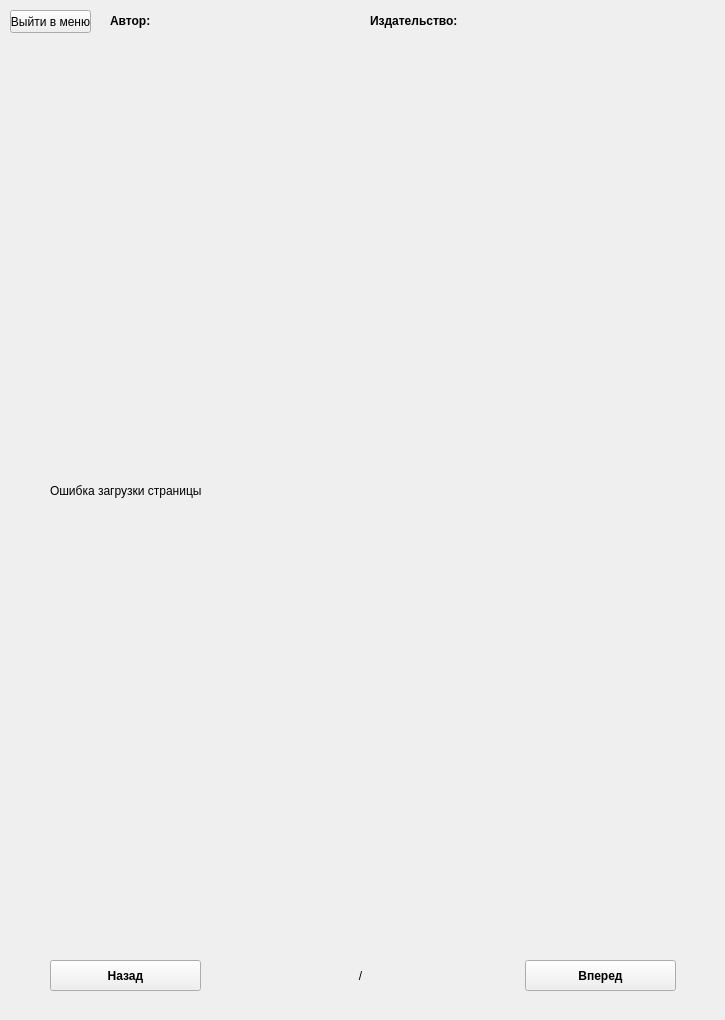
<?xml version="1.0" encoding="UTF-8"?>
<ui version="4.0">
 <class>ReadingForm</class>
 <widget class="QWidget" name="ReadingForm">
  <property name="geometry">
   <rect>
    <x>0</x>
    <y>0</y>
    <width>725</width>
    <height>1020</height>
   </rect>
  </property>
  <property name="windowTitle">
   <string>Манга</string>
  </property>
  <widget class="QLabel" name="label">
   <property name="geometry">
    <rect>
     <x>50</x>
     <y>40</y>
     <width>625</width>
     <height>902</height>
    </rect>
   </property>
   <property name="text">
    <string>Ошибка загрузки страницы</string>
   </property>
  </widget>
  <widget class="QPushButton" name="prevButton">
   <property name="geometry">
    <rect>
     <x>50</x>
     <y>960</y>
     <width>151</width>
     <height>31</height>
    </rect>
   </property>
   <property name="font">
    <font>
     <weight>75</weight>
     <bold>true</bold>
    </font>
   </property>
   <property name="text">
    <string>Назад</string>
   </property>
  </widget>
  <widget class="QPushButton" name="nextButton">
   <property name="geometry">
    <rect>
     <x>525</x>
     <y>960</y>
     <width>151</width>
     <height>31</height>
    </rect>
   </property>
   <property name="font">
    <font>
     <weight>75</weight>
     <bold>true</bold>
    </font>
   </property>
   <property name="text">
    <string>Вперед</string>
   </property>
  </widget>
  <widget class="QLabel" name="label_2">
   <property name="geometry">
    <rect>
     <x>327</x>
     <y>960</y>
     <width>23</width>
     <height>31</height>
    </rect>
   </property>
   <property name="text">
    <string/>
   </property>
   <property name="alignment">
    <set>Qt::AlignCenter</set>
   </property>
  </widget>
  <widget class="QLabel" name="label_3">
   <property name="geometry">
    <rect>
     <x>373</x>
     <y>960</y>
     <width>23</width>
     <height>31</height>
    </rect>
   </property>
   <property name="text">
    <string/>
   </property>
   <property name="alignment">
    <set>Qt::AlignCenter</set>
   </property>
  </widget>
  <widget class="QLabel" name="label_4">
   <property name="geometry">
    <rect>
     <x>340</x>
     <y>960</y>
     <width>41</width>
     <height>31</height>
    </rect>
   </property>
   <property name="text">
    <string>/</string>
   </property>
   <property name="alignment">
    <set>Qt::AlignCenter</set>
   </property>
  </widget>
  <widget class="QPushButton" name="ExitButton">
   <property name="geometry">
    <rect>
     <x>10</x>
     <y>10</y>
     <width>81</width>
     <height>23</height>
    </rect>
   </property>
   <property name="text">
    <string>Выйти в меню</string>
   </property>
  </widget>
  <widget class="QLabel" name="label_5">
   <property name="geometry">
    <rect>
     <x>110</x>
     <y>10</y>
     <width>47</width>
     <height>21</height>
    </rect>
   </property>
   <property name="font">
    <font>
     <weight>75</weight>
     <bold>true</bold>
    </font>
   </property>
   <property name="text">
    <string>Автор:</string>
   </property>
  </widget>
  <widget class="QLabel" name="label_6">
   <property name="geometry">
    <rect>
     <x>160</x>
     <y>10</y>
     <width>201</width>
     <height>21</height>
    </rect>
   </property>
   <property name="text">
    <string/>
   </property>
  </widget>
  <widget class="QLabel" name="label_7">
   <property name="geometry">
    <rect>
     <x>370</x>
     <y>10</y>
     <width>101</width>
     <height>21</height>
    </rect>
   </property>
   <property name="font">
    <font>
     <weight>75</weight>
     <bold>true</bold>
    </font>
   </property>
   <property name="text">
    <string>Издательство:</string>
   </property>
  </widget>
  <widget class="QLabel" name="label_8">
   <property name="geometry">
    <rect>
     <x>470</x>
     <y>10</y>
     <width>241</width>
     <height>21</height>
    </rect>
   </property>
   <property name="text">
    <string/>
   </property>
  </widget>
 </widget>
 <resources/>
 <connections/>
</ui>
